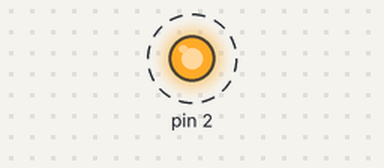
Bench run of a sketch on a simulated Arduino Uno, built with avr-gcc and run on an emulated ATmega328P. Shown: output pins drawn as LEDs (lit = HIGH). Dashed ring = blinking.

Above: at 0.2 s.
Timing chart, 0 to 3.0 s (numbered marks = the images above):
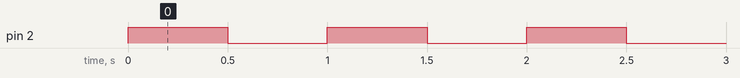

Measured:
- by itself, pin 2: alternates HIGH for 0.50 s and LOW for 0.50 s

The sketch:

LED_Demo.ino
```cpp
/* Blinker Demo */


#include <avr/io.h>                               /* Define pins & ports */
#include <util/delay.h>                        /* built-in time function */

int main(void) {


  DDRD |= (( 1 << DDD2 ));                      /* Data Direction Register B:
                                                      writing a 1 to the bit
                                                          enables output. */

  while (1) {

    PORTD = (( 1 << PD2 ));               /* Turn on LED bit/pin in PORTB */
    _delay_ms(500);                                              /* wait */

    PORTD = (( 0 << PD2 ));              /* Turn off LED bit/pin in PORTB */
    _delay_ms(500);                                              /* wait */

  }                                                     /* End event loop */
  return 0;                                 /* This line is never reached */
}
```
